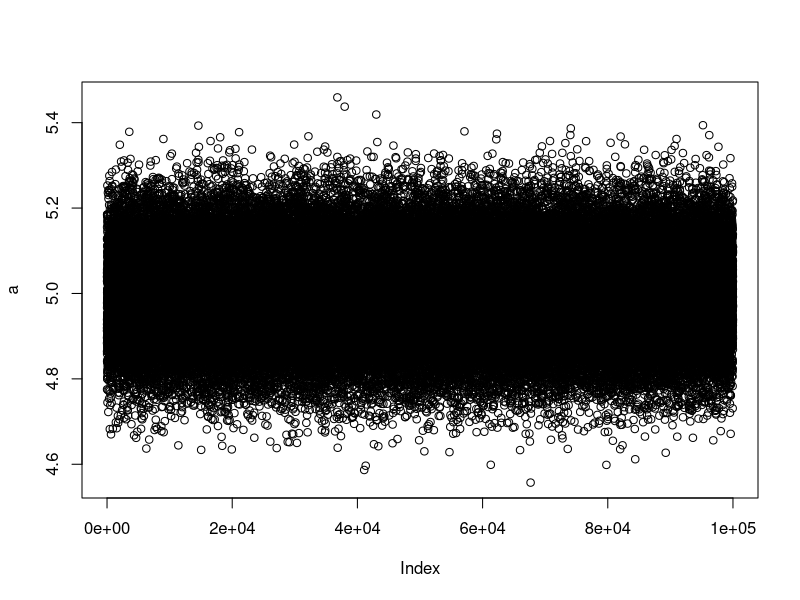

The R source for this figure:
# Starting point for Health-GPS implementation in R.
# What interesting questions can we ask and answer here.

a <- 2
a

a <- rnorm(1e5, mean = 5, sd = 0.1)

plot(a)

tail(a)

